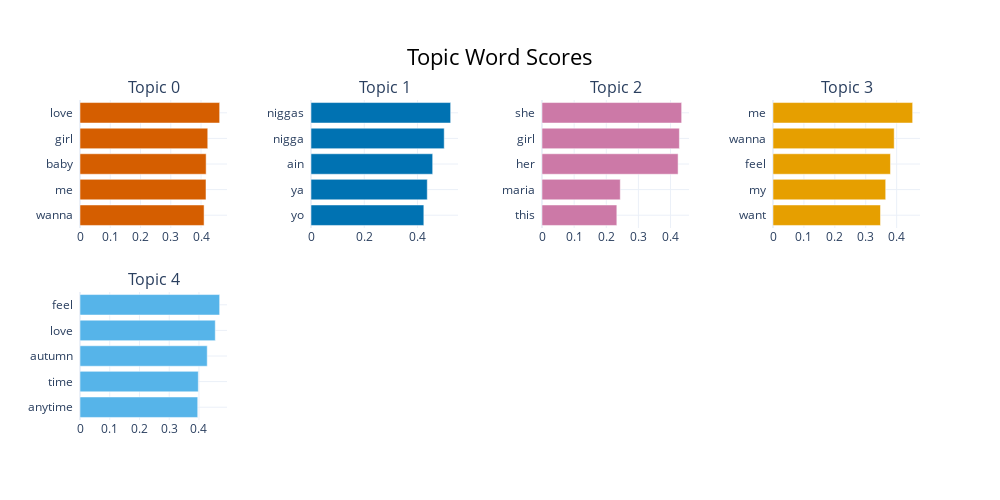

Notebook source saved alongside this figure:
### Code cell
model.visualize_barchart(top_n_topics=10)

### Figure 1 — Plotly figure (JSON) as saved in the notebook; plotly's stock layout.template omitted (floating-point values rounded to 4 significant figures)
{"data": [{"marker": {"color": "#D55E00"}, "orientation": "h", "type": "bar", "x": [0.4101, 0.4164, 0.4169, 0.4222, 0.4616], "xaxis": "x", "y": ["wanna  ", "me  ", "baby  ", "girl  ", "love  "], "yaxis": "y"}, {"marker": {"color": "#0072B2"}, "orientation": "h", "type": "bar", "x": [0.4237, 0.4366, 0.4569, 0.5002, 0.5244], "xaxis": "x2", "y": ["yo  ", "ya  ", "ain  ", "nigga  ", "niggas  "], "yaxis": "y2"}, {"marker": {"color": "#CC79A7"}, "orientation": "h", "type": "bar", "x": [0.2329, 0.2436, 0.4235, 0.4276, 0.4346], "xaxis": "x3", "y": ["this  ", "maria  ", "her  ", "girl  ", "she  "], "yaxis": "y3"}, {"marker": {"color": "#E69F00"}, "orientation": "h", "type": "bar", "x": [0.3477, 0.3646, 0.38, 0.3921, 0.4518], "xaxis": "x4", "y": ["want  ", "my  ", "feel  ", "wanna  ", "me  "], "yaxis": "y4"}, {"marker": {"color": "#56B4E9"}, "orientation": "h", "type": "bar", "x": [0.3958, 0.3978, 0.4278, 0.4548, 0.4695], "xaxis": "x5", "y": ["anytime  ", "time  ", "autumn  ", "love  ", "feel  "], "yaxis": "y5"}], "layout": {"annotations": [{"font": {"size": 16}, "showarrow": false, "text": "Topic 0", "x": 0.0875, "xanchor": "center", "xref": "paper", "y": 1, "yanchor": "bottom", "yref": "paper"}, {"font": {"size": 16}, "showarrow": false, "text": "Topic 1", "x": 0.3625, "xanchor": "center", "xref": "paper", "y": 1, "yanchor": "bottom", "yref": "paper"}, {"font": {"size": 16}, "showarrow": false, "text": "Topic 2", "x": 0.6375, "xanchor": "center", "xref": "paper", "y": 1, "yanchor": "bottom", "yref": "paper"}, {"font": {"size": 16}, "showarrow": false, "text": "Topic 3", "x": 0.9125, "xanchor": "center", "xref": "paper", "y": 1, "yanchor": "bottom", "yref": "paper"}, {"font": {"size": 16}, "showarrow": false, "text": "Topic 4", "x": 0.0875, "xanchor": "center", "xref": "paper", "y": 0.4, "yanchor": "bottom", "yref": "paper"}], "height": 500, "hoverlabel": {"bgcolor": "white", "font": {"family": "Rockwell", "size": 16}}, "showlegend": false, "title": {"font": {"color": "Black", "size": 22}, "text": "Topic Word Scores", "x": 0.5, "xanchor": "center", "yanchor": "top"}, "width": 1000, "xaxis": {"anchor": "y", "domain": [0, 0.175], "showgrid": true}, "xaxis2": {"anchor": "y2", "domain": [0.275, 0.45], "showgrid": true}, "xaxis3": {"anchor": "y3", "domain": [0.55, 0.725], "showgrid": true}, "xaxis4": {"anchor": "y4", "domain": [0.825, 1], "showgrid": true}, "xaxis5": {"anchor": "y5", "domain": [0, 0.175], "showgrid": true}, "xaxis6": {"anchor": "y6", "domain": [0.275, 0.45], "showgrid": true}, "xaxis7": {"anchor": "y7", "domain": [0.55, 0.725], "showgrid": true}, "xaxis8": {"anchor": "y8", "domain": [0.825, 1], "showgrid": true}, "yaxis": {"anchor": "x", "domain": [0.6, 1], "showgrid": true}, "yaxis2": {"anchor": "x2", "domain": [0.6, 1], "showgrid": true}, "yaxis3": {"anchor": "x3", "domain": [0.6, 1], "showgrid": true}, "yaxis4": {"anchor": "x4", "domain": [0.6, 1], "showgrid": true}, "yaxis5": {"anchor": "x5", "domain": [0, 0.4], "showgrid": true}, "yaxis6": {"anchor": "x6", "domain": [0, 0.4], "showgrid": true}, "yaxis7": {"anchor": "x7", "domain": [0, 0.4], "showgrid": true}, "yaxis8": {"anchor": "x8", "domain": [0, 0.4], "showgrid": true}}}
